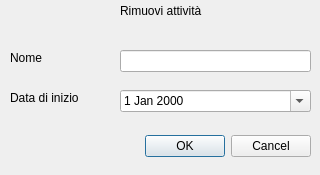
<?xml version="1.0" encoding="UTF-8"?>
<ui version="4.0">
 <class>RemoveActivityDialog</class>
 <widget class="QDialog" name="RemoveActivityDialog">
  <property name="geometry">
   <rect>
    <x>0</x>
    <y>0</y>
    <width>320</width>
    <height>175</height>
   </rect>
  </property>
  <property name="windowTitle">
   <string>Elimina attività</string>
  </property>
  <widget class="QDialogButtonBox" name="buttonBox">
   <property name="geometry">
    <rect>
     <x>10</x>
     <y>130</y>
     <width>301</width>
     <height>32</height>
    </rect>
   </property>
   <property name="orientation">
    <enum>Qt::Horizontal</enum>
   </property>
   <property name="standardButtons">
    <set>QDialogButtonBox::Cancel|QDialogButtonBox::Ok</set>
   </property>
  </widget>
  <widget class="QDateEdit" name="dateEdit">
   <property name="geometry">
    <rect>
     <x>120</x>
     <y>90</y>
     <width>191</width>
     <height>22</height>
    </rect>
   </property>
   <property name="calendarPopup">
    <bool>true</bool>
   </property>
  </widget>
  <widget class="QLineEdit" name="lineEdit">
   <property name="geometry">
    <rect>
     <x>120</x>
     <y>50</y>
     <width>191</width>
     <height>22</height>
    </rect>
   </property>
   <property name="whatsThis">
    <string/>
   </property>
  </widget>
  <widget class="QLabel" name="label">
   <property name="geometry">
    <rect>
     <x>120</x>
     <y>0</y>
     <width>111</width>
     <height>21</height>
    </rect>
   </property>
   <property name="text">
    <string>Rimuovi attività</string>
   </property>
  </widget>
  <widget class="QLabel" name="label_2">
   <property name="geometry">
    <rect>
     <x>10</x>
     <y>50</y>
     <width>71</width>
     <height>16</height>
    </rect>
   </property>
   <property name="text">
    <string>Nome</string>
   </property>
  </widget>
  <widget class="QLabel" name="label_3">
   <property name="geometry">
    <rect>
     <x>10</x>
     <y>90</y>
     <width>81</width>
     <height>16</height>
    </rect>
   </property>
   <property name="text">
    <string>Data di inizio</string>
   </property>
  </widget>
 </widget>
 <resources/>
 <connections>
  <connection>
   <sender>buttonBox</sender>
   <signal>accepted()</signal>
   <receiver>RemoveActivityDialog</receiver>
   <slot>accept()</slot>
   <hints>
    <hint type="sourcelabel">
     <x>248</x>
     <y>254</y>
    </hint>
    <hint type="destinationlabel">
     <x>157</x>
     <y>274</y>
    </hint>
   </hints>
  </connection>
  <connection>
   <sender>buttonBox</sender>
   <signal>rejected()</signal>
   <receiver>RemoveActivityDialog</receiver>
   <slot>reject()</slot>
   <hints>
    <hint type="sourcelabel">
     <x>316</x>
     <y>260</y>
    </hint>
    <hint type="destinationlabel">
     <x>286</x>
     <y>274</y>
    </hint>
   </hints>
  </connection>
 </connections>
</ui>
